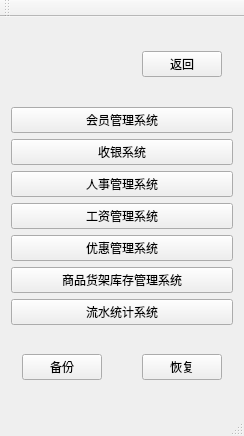
<?xml version="1.0" encoding="UTF-8"?>
<ui version="4.0">
 <class>shop_mainwindow</class>
 <widget class="QMainWindow" name="shop_mainwindow">
  <property name="geometry">
   <rect>
    <x>0</x>
    <y>0</y>
    <width>244</width>
    <height>436</height>
   </rect>
  </property>
  <property name="windowTitle">
   <string>shop_mainwindow</string>
  </property>
  <property name="windowIcon">
   <iconset resource="resource/shopicon.qrc">
    <normaloff>:/shop.png</normaloff>:/shop.png</iconset>
  </property>
  <widget class="QWidget" name="centralWidget">
   <layout class="QVBoxLayout" name="verticalLayout">
    <item>
     <widget class="QWidget" name="widget_2" native="true">
      <layout class="QHBoxLayout" name="horizontalLayout_2">
       <item>
        <spacer name="horizontalSpacer_2">
         <property name="orientation">
          <enum>Qt::Horizontal</enum>
         </property>
         <property name="sizeHint" stdset="0">
          <size>
           <width>97</width>
           <height>20</height>
          </size>
         </property>
        </spacer>
       </item>
       <item>
        <widget class="QPushButton" name="pushButton_back">
         <property name="text">
          <string>返回</string>
         </property>
        </widget>
       </item>
      </layout>
     </widget>
    </item>
    <item>
     <widget class="QPushButton" name="pushButton_member">
      <property name="enabled">
       <bool>true</bool>
      </property>
      <property name="text">
       <string>会员管理系统</string>
      </property>
      <property name="icon">
       <iconset resource="resource/shopicon.qrc">
        <normaloff>:/member.png</normaloff>:/member.png</iconset>
      </property>
     </widget>
    </item>
    <item>
     <widget class="QPushButton" name="pushButton_trade">
      <property name="text">
       <string>收银系统</string>
      </property>
      <property name="icon">
       <iconset resource="resource/shopicon.qrc">
        <normaloff>:/trade.png</normaloff>:/trade.png</iconset>
      </property>
     </widget>
    </item>
    <item>
     <widget class="QPushButton" name="pushButton_people">
      <property name="text">
       <string>人事管理系统</string>
      </property>
      <property name="icon">
       <iconset resource="resource/shopicon.qrc">
        <normaloff>:/people.png</normaloff>:/people.png</iconset>
      </property>
     </widget>
    </item>
    <item>
     <widget class="QPushButton" name="pushButton_wage">
      <property name="text">
       <string>工资管理系统</string>
      </property>
      <property name="icon">
       <iconset resource="resource/shopicon.qrc">
        <normaloff>:/wage.png</normaloff>:/wage.png</iconset>
      </property>
     </widget>
    </item>
    <item>
     <widget class="QPushButton" name="pushButton_discount">
      <property name="text">
       <string>优惠管理系统</string>
      </property>
      <property name="icon">
       <iconset resource="resource/shopicon.qrc">
        <normaloff>:/discount.png</normaloff>:/discount.png</iconset>
      </property>
     </widget>
    </item>
    <item>
     <widget class="QPushButton" name="pushButton_shelf">
      <property name="text">
       <string>商品货架库存管理系统</string>
      </property>
      <property name="icon">
       <iconset resource="resource/shopicon.qrc">
        <normaloff>:/shelf.png</normaloff>:/shelf.png</iconset>
      </property>
     </widget>
    </item>
    <item>
     <widget class="QPushButton" name="pushButton_flow">
      <property name="text">
       <string>流水统计系统</string>
      </property>
      <property name="icon">
       <iconset resource="resource/shopicon.qrc">
        <normaloff>:/flow.png</normaloff>:/flow.png</iconset>
      </property>
     </widget>
    </item>
    <item>
     <widget class="QWidget" name="widget" native="true">
      <layout class="QHBoxLayout" name="horizontalLayout">
       <item>
        <widget class="QPushButton" name="pushButton_backup">
         <property name="text">
          <string>备份</string>
         </property>
        </widget>
       </item>
       <item>
        <spacer name="horizontalSpacer">
         <property name="orientation">
          <enum>Qt::Horizontal</enum>
         </property>
         <property name="sizeHint" stdset="0">
          <size>
           <width>40</width>
           <height>20</height>
          </size>
         </property>
        </spacer>
       </item>
       <item>
        <widget class="QPushButton" name="pushButton_resume">
         <property name="text">
          <string>恢复</string>
         </property>
        </widget>
       </item>
      </layout>
     </widget>
    </item>
   </layout>
  </widget>
  <widget class="QMenuBar" name="menuBar">
   <property name="geometry">
    <rect>
     <x>0</x>
     <y>0</y>
     <width>244</width>
     <height>26</height>
    </rect>
   </property>
  </widget>
  <widget class="QToolBar" name="mainToolBar">
   <attribute name="toolBarArea">
    <enum>TopToolBarArea</enum>
   </attribute>
   <attribute name="toolBarBreak">
    <bool>false</bool>
   </attribute>
  </widget>
  <widget class="QStatusBar" name="statusBar"/>
 </widget>
 <layoutdefault spacing="6" margin="11"/>
 <resources>
  <include location="resource/shopicon.qrc"/>
 </resources>
 <connections/>
</ui>
